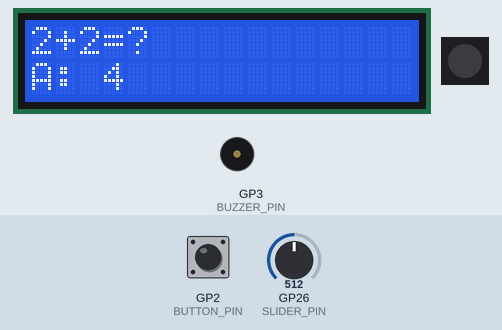
Simulated run of this sketch. Board: Raspberry Pi Pico W. On the bench: 16×2 character LCD, 1 RGB LEDs in strip order, left to right, buzzer (waves = sounding). Inputs (shaded band) come from the test bench; at power-on: GP2 (BUTTON_PIN) HIGH, GP26 (SLIDER_PIN) = 512.

Above: at 1.2 s.
1.3 s: GP2 (BUTTON_PIN) pulled LOW for 3.2 s
At 1.7 s:
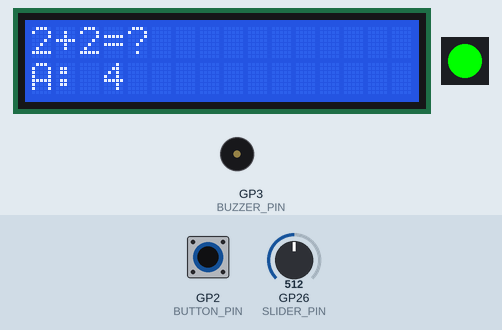
6.0 s: GP26 (SLIDER_PIN) set to 716
At 6.7 s:
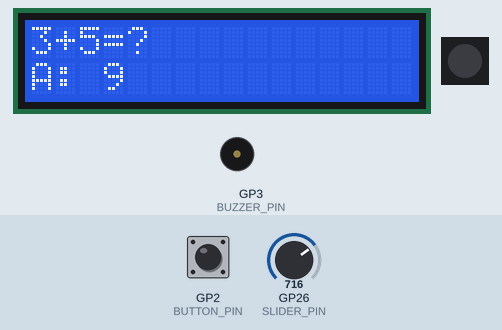
7.5 s: GP2 (BUTTON_PIN) pulled LOW for 0.15 s
At 8.4 s:
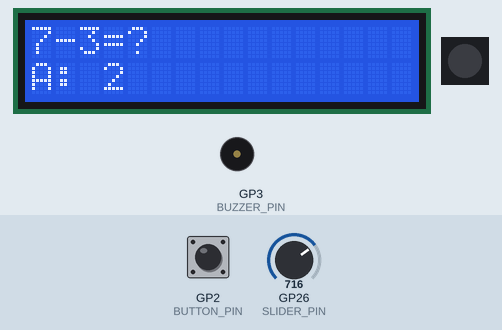
9.6 s: GP2 (BUTTON_PIN) pulled LOW for 1 s
At 11.9 s:
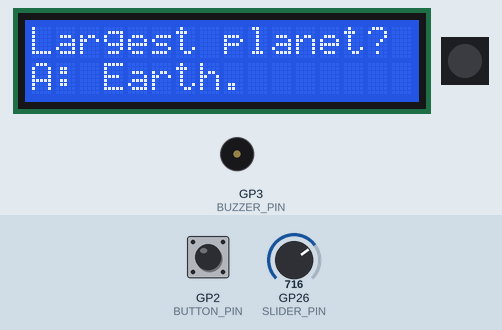
12.2 s: GP26 (SLIDER_PIN) set to 691
13.7 s: GP26 (SLIDER_PIN) set to 664
At 14.5 s:
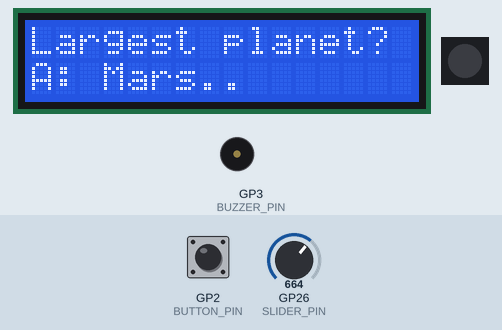
Timing chart, 0 to 16.2 s (numbered marks = the images above; inputs shaded):
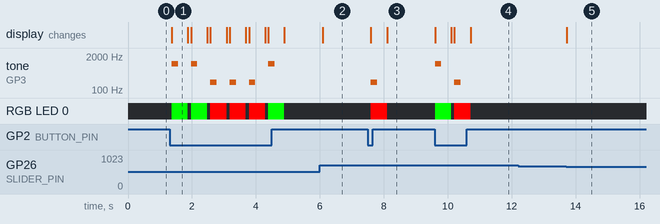

The sketch:

sketch.ino
```cpp
#include <LiquidCrystal.h>
#include <Adafruit_NeoPixel.h>

#define LCD_RS 6
#define LCD_EN 7
#define LCD_D4 8
#define LCD_D5 9
#define LCD_D6 10
#define LCD_D7 11
#define BUTTON_PIN 2
#define SLIDER_PIN A0 // gp26 adc0 31st pin
#define BUZZER_PIN 3
#define PIXEL_PIN 4

LiquidCrystal lcd(LCD_RS, LCD_EN, LCD_D4, LCD_D5, LCD_D6, LCD_D7);
Adafruit_NeoPixel pixel = Adafruit_NeoPixel(1, PIXEL_PIN, NEO_GRB + NEO_KHZ800);

void setup() {
    lcd.begin(16, 2);
    pinMode(BUTTON_PIN, INPUT_PULLUP);
    pinMode(BUZZER_PIN, OUTPUT);
    pixel.begin();
    pixel.show();
}

String questions[] = {"2+2=?", "3+5=?", "7-3=?", "France's Capital?", "Largest planet?"};
String answers[][4] = {{"3", "4", "5", "6"}, {"7", "8", "9", "10"}, {"2", "3", "4", "5"}, {"Paris.", "London.", "Berlin.", "Rome."}, {"Earth.", "Mars.", "Jupiter.", "Saturn."}};
int correctAnswers[] = {1, 1, 2, 0, 2};
int currentQuestion = 0;
int selectedAnswer = 0;

void displayQuestion() {
    lcd.clear();
    lcd.print(questions[currentQuestion]);
    lcd.setCursor(0, 1);
    lcd.print("A: " + answers[currentQuestion][0]);
}

void displayAnswers() {
    lcd.setCursor(0, 1);
    lcd.print("A: " + answers[currentQuestion][selectedAnswer]);
}

void loop() {
    displayQuestion();

    while (true) {
        int sliderValue = analogRead(SLIDER_PIN);
        int newSelectedAnswer = map(sliderValue, 0, 1023, 0, 3);

        if (newSelectedAnswer != selectedAnswer) {
            selectedAnswer = newSelectedAnswer;
            displayAnswers();
        }

        if (digitalRead(BUTTON_PIN) == LOW) {
            if (selectedAnswer == correctAnswers[currentQuestion]) {
                tone(BUZZER_PIN, 1000, 200);
                pixel.setPixelColor(0, pixel.Color(0, 255, 0));
            } else {
                tone(BUZZER_PIN, 200, 200);
                pixel.setPixelColor(0, pixel.Color(255, 0, 0));
            }
            pixel.show();
            delay(500);
            pixel.setPixelColor(0, pixel.Color(0, 0, 0));
            pixel.show();

            currentQuestion = (currentQuestion + 1) % 5;
            displayQuestion();
        }
        delay(100);
    }
}
```

Measured:
- the behaviour switches between 682 and 681 on GP26 (SLIDER_PIN) (found by bisection; images 4 and 5)
- after the input at 1.3 s, tone on GP3 (BUZZER_PIN): plays 1000 Hz for 0.20 s, 1000 Hz for 0.20 s, 200 Hz for 0.20 s, 200 Hz for 0.20 s, 200 Hz for 0.20 s, 1000 Hz for 0.20 s, starting after 0.07 s; RGB LED 0: off → RGB(0, 255, 0) after 0.07 s, → off 0.50 s later, → RGB(0, 255, 0) 0.10 s later, → off 0.50 s later, … (12 changes in this stretch)
- after the input at 6.0 s, the display: changes after 0.10 s (image 2)
- after the input at 7.5 s, tone on GP3 (BUZZER_PIN): silent → 200 Hz after 0.10 s, → silent 0.20 s later; RGB LED 0: off → RGB(255, 0, 0) after 0.10 s, → off 0.50 s later
- after the input at 9.6 s, tone on GP3 (BUZZER_PIN): silent → 1000 Hz at once, → silent 0.20 s later, → 200 Hz 0.41 s later, → silent 0.20 s later; RGB LED 0: off → RGB(0, 255, 0) at once, → off 0.51 s later, → RGB(255, 0, 0) 0.10 s later, → off 0.51 s later
- after the input at 12.2 s, every drawn part: stays the same
- after the input at 13.7 s, the display: changes at once (image 5)
- what the display in image 1 shows lasts 0.5 s, from 1.4 s to 1.9 s
